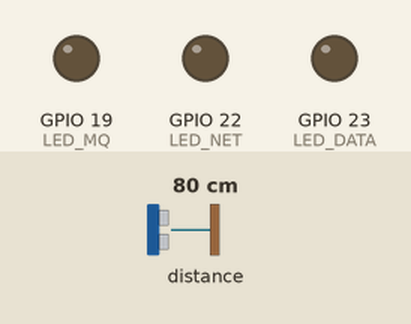
The program below on a simulated ESP32. On the bench: output pins drawn as LEDs (lit = HIGH). The inputs (shaded band) are chosen by the test bench; at power-on: distance to the obstacle 80 cm. WiFi joins after 1.5 s; servers stay silent unless stated; what the program prints to the serial monitor is not drawn.

Above: at 1.1 s.
At 4.2 s:
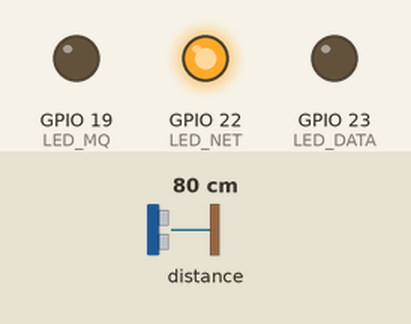
4.3 s: distance to the obstacle set to 2 cm
At 5.7 s:
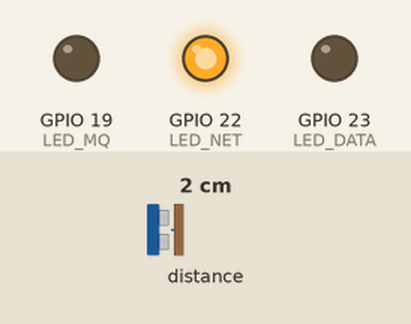
Timing chart, 0 to 7.3 s (numbered marks = the images above; inputs shaded):
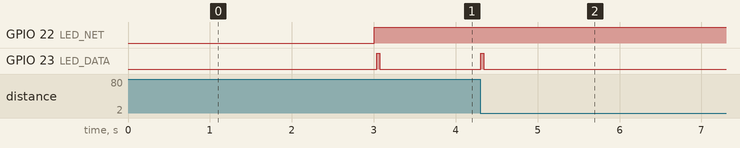

The program:

main.cpp
```cpp
// Set to 0 to use VL53L1 sensor
#define USE_SENSOR_L0 1

// Set to 1 to increase L0 sensor max detection distance
#define L0_SENSOR_ENHANCE 0

#if USE_SENSOR_L0
#include <VL53L0X.h>
#else
#include <VL53L1X.h>
#endif
#include <Wire.h>

#include "net.h"

String mac;

const long PING_MILLIS = 10000;

// Minimum distance change (mm) to send data out
long min_dist = 5;

// PINs for the distance sensor
const int GPIO_SDA = 5;
const int GPIO_SCL = 17;

// PINs for LEDs
const int LED_NET = 22;
const int LED_MQ = 19; // UDP LED
const int LED_DATA = 23;

uint16_t dist = 0;
#if USE_SENSOR_L0
VL53L0X sensor;
#else
VL53L1X sensor;
#endif

unsigned long lastSent = 0;
unsigned long udpPongTs = 0;

const int DIST_READ_INTERVAL_MS = 50;

char mqMsgBuf[128];

void startDistanceSensor()
{
  Wire.begin(GPIO_SDA, GPIO_SCL);

  sensor.setTimeout(500);

  while (!sensor.init())
  {
    Serial.println("Failed to detect and initialize sensor!");
#if USE_SENSOR_L0
    Serial.println("Please check you are using L0 sensor ");
#else
    Serial.println("Please check you are using L1 sensor ");
#endif

    delay(2000);
  }

#if USE_SENSOR_L0 && L0_SENSOR_ENHANCE
  // Configuration to increase max measure range
  // increase range, lower accuracy
  sensor.setSignalRateLimit(0.1);
  // increase range
  sensor.setVcselPulsePeriod(VL53L0X::VcselPeriodPreRange, 18);
  sensor.setVcselPulsePeriod(VL53L0X::VcselPeriodFinalRange, 14);
  // increase measurement speed
  sensor.setMeasurementTimingBudget(20000);
#endif

  sensor.startContinuous(DIST_READ_INTERVAL_MS);
}

// Setup led pins
void setupPins()
{
  auto pins = {LED_MQ, LED_NET, LED_DATA};

  for (auto pin : pins)
  {
    pinMode(pin, OUTPUT);
    digitalWrite(pin, LOW);
  }
}

void setup()
{
  delay(1000);
  Serial.begin(115200);

  setupPins();

  setUpNetwork();

  startDistanceSensor();
}

// Send message through UDP
// Update network LED status
void sendNetMsg(const char *msg)
{
  auto success = sendUDP(msg);

  lastSent = millis();

  Serial.println(String("Send Net msg returns: ") + success);

  digitalWrite(LED_MQ, success ? 1 : 0);
}

// Send ping every few secs
void maybePing()
{

  if (millis() - lastSent < PING_MILLIS)
  {
    return;
  }

  auto rssi = WiFi.RSSI();

  sprintf(mqMsgBuf, "{\"tpe\": \"ping\", \"mac\": \"%s\", \"rssi\": %d}", mac.c_str(), rssi);
  sendNetMsg(mqMsgBuf);
}

unsigned long noWifiStart = 0;

void loop()
{
  auto rssi = WiFi.RSSI();
  auto hasWifi = (rssi != 0);

  if (hasWifi)
  {
    noWifiStart = 0;
  }
  else
  {
    if (noWifiStart == 0)
    {
      noWifiStart = millis();
    }
    else
    {
      if (millis() - noWifiStart > 10000)
      {
        Serial.println("Wifi disconnected, restarting");
        ESP.restart();
      }
    }
  }

  digitalWrite(LED_NET, hasWifi);

  if (hasWifi && handleUDPReply())
  {
    udpPongTs = millis();
  }
  digitalWrite(LED_MQ, millis() - udpPongTs < 3000);

  auto d = sensor.readRangeContinuousMillimeters();

  if (sensor.timeoutOccurred())
  {
    Serial.println("TIMEOUT");
    return;
  }

  if (d != dist)
  {
    digitalWrite(LED_DATA, HIGH);
    if (abs(d - dist) > min_dist && millis() - lastSent > 20)
    {
      sprintf(mqMsgBuf, "{\"dist\": %d, \"tpe\": \"dist\", \"mac\": \"%s\", \"rssi\": %d}", d, mac.c_str(), rssi);
      sendNetMsg(mqMsgBuf);
    }
  }
  else
  {
    digitalWrite(LED_DATA, LOW);
  }

  dist = d;

  maybePing();
}
```

net.cpp
```cpp
#include "net.h"


WiFiUDP udp;
char udpInBuf[64];


String getIp()
{
    return WiFi.localIP().toString();
}


void startWifi(){
    WiFi.mode(WIFI_AP_STA);
    WiFi.begin("cocwifi", "M@k3Pl@ysc@p3");

    auto startTs = millis();
    while (WiFi.status() != WL_CONNECTED) {
      Serial.print('.');
      delay(1000);
      if (millis() - startTs > 30000){
        Serial.println("Failed to connect to wifi, restart now");
        ESP.restart();
      }
    }
}

void setUpNetwork()
{
    mac = WiFi.macAddress();
    mac.replace(":", "");

    Serial.println("Connecting WiFi ...");
    Serial.printf("MAC: %s\r\n", mac.c_str());
    Serial.printf("VERSION: %d\r\n", VERSION);

    // startAutoConnect();
    startWifi();
}


int sendUDP(const char *msg)
{
    Serial.printf("UDP Send: %s\r\n", msg);
    if (udp.beginPacket(UDP_HOST, UDP_PORT) && udp.println(msg))
    {
        return udp.endPacket();
    }
    return 0;
}

int handleUDPReply()
{
    if (!udp.parsePacket())
    {
        return 0;
    }

    auto len = udp.read(udpInBuf, 64);
    if (len > 0)
    {
        udpInBuf[len] = '\0';
    }

    auto dist = String(udpInBuf).toInt();
    setMinDist(dist);

    return 1;
}

void setMinDist(long dist)
{
    Serial.println(String("Setting min dist: ") + dist);
    if (dist)
    {
        min_dist = dist;
    }
    else
    {
        Serial.println(String("Ignore min dist setting: ") + dist);
    }
}
```

net.h
```cpp
#ifndef __E32_VLX_NET__
#define __E32_VLX_NET__
#include <WiFi.h>

#define VERSION 2021213


#define UDP_PORT 5252
#define UDP_HOST "10.0.0.231"

extern String mac;
extern long min_dist;
void setUpNetwork();
String getIp();


int sendUDP(const char* msg);
void setMinDist(long d);
// Handle UDP message, returns 0 if no message received
int handleUDPReply();


#endif
```

Measured:
- after the input at 4.3 s, GPIO 23 (LED_DATA): LOW → HIGH at once, → LOW 0.04 s later
